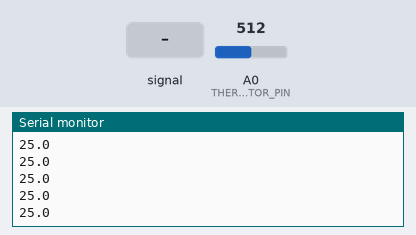
Bench run of a sketch on a simulated Arduino Uno, built with avr-gcc and run on an emulated ATmega328P. On the bench: the last lines printed to the serial monitor. The inputs (shaded band) are chosen by the test bench; at power-on: A0 (THERMISTOR_PIN) = 512.

Above: at 1.2 s.
1.3 s: A0 (THERMISTOR_PIN) fed a 200 Hz sine of ±81 counts around its level
At 1.37 s:
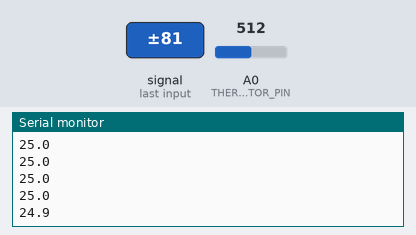
2.8 s: A0 (THERMISTOR_PIN) set to 716
At 2.83 s:
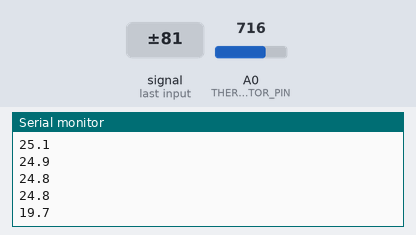
4.3 s: A0 (THERMISTOR_PIN) fed a 1000 Hz sine of ±255 counts around its level
At 4.45 s:
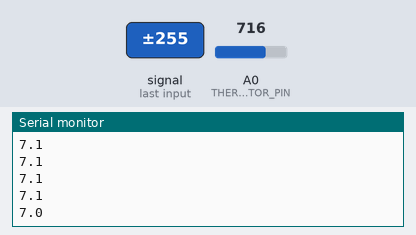
5.8 s: A0 (THERMISTOR_PIN) set to 900
At 5.8 s:
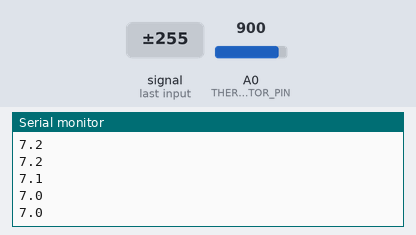
Timing chart, 0 to 8.3 s (numbered marks = the images above; inputs shaded):
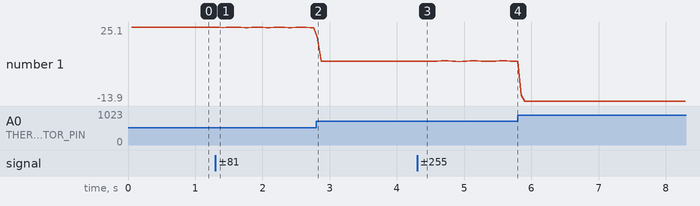

Measured:
- after the input at 1.3 s, the serial monitor: prints a new line after 0.05 s (image 1)
- after the input at 2.8 s, the serial monitor: prints a new line at once (image 2)
- after the input at 4.3 s, the serial monitor: prints a new line after 0.14 s (image 3)
- plotted number 1: 25 → 24.8 after the input at 1.3 s, 24.8 → 7.1 after the input at 2.8 s, 7.1 → 7 after the input at 4.3 s, 7 → -13.9 after the input at 5.8 s

The sketch:

part2_thermistor.ino
```cpp
// ============================================================================
// Module 2 Thermistor Temperature Measurement - Serial Plotter Output
// ============================================================================

// Circuit and Hardware Constants
const int THERMISTOR_PIN = A0;      // Analog input pin connected to the divider node
const float V_REF = 5.0;            // Supply voltage / Reference voltage (Volts)
const float R_FIXED = 100000.0;     // Fixed series resistor value (100 kOhms)

// Thermistor Model Constants (Beta Model)
const float R0 = 100000.0;          // Thermistor nominal resistance at 25°C (100 kOhms)
const float T0_KELVIN = 298.15;     // Reference temperature in Kelvin (25°C = 298.15 K)
const float BETA = 3950.0;          // Thermistor Beta parameter (K) — adjust per datasheet

// Measurement and Timing Parameters
const int NUM_SAMPLES = 500;        // Number of samples to average (between 100 and 1000)

// Function Declarations
float averageAdcSamples();
float adcToVoltage(float adcAvg);
float voltageToResistance(float voltage);
float resistanceToCelsius(float resistance);
void printSerialPlotterValue(float tempC);

void setup() {
  Serial.begin(9600);
  while (!Serial) {
    ; // Wait for serial port to connect (needed for native USB boards)
  }
}

void loop() {
  // 1. Average 100 to 1000 raw ADC readings
  float avgAdc = averageAdcSamples();

  // 2. Convert ADC counts to average voltage
  float avgVoltage = adcToVoltage(avgAdc);

  // 3. Calculate thermistor resistance from voltage divider equation
  float resistance = voltageToResistance(avgVoltage);

  // 4. Calculate temperature using Beta model equation
  float tempCelsius = resistanceToCelsius(resistance);

  // 5. Print single numeric temperature value for Arduino Serial Plotter
  printSerialPlotterValue(tempCelsius);
}

/**
 * Reads the analog pin NUM_SAMPLES times and computes the arithmetic mean.
 */
float averageAdcSamples() {
  unsigned long adcSum = 0;
  for (int i = 0; i < NUM_SAMPLES; i++) {
    adcSum += analogRead(THERMISTOR_PIN);
  }
  return (float)adcSum / (float)NUM_SAMPLES;
}

/**
 * Converts average 10-bit ADC value (0-1023) to measured voltage.
 */
float adcToVoltage(float adcAvg) {
  return (adcAvg / 1023.0) * V_REF;
}

/**
 * Calculates thermistor resistance using the voltage divider formula:
 * Circuit layout: 5V -> Fixed Resistor (R_FIXED) -> A0 Node -> Thermistor (R_TH) -> GND
 * V_out = V_REF * R_TH / (R_FIXED + R_TH)  ==>  R_TH = R_FIXED * V_out / (V_REF - V_out)
 */
float voltageToResistance(float voltage) {
  if (voltage >= V_REF) return 1e6; // Prevent division by zero if output pegs high
  return R_FIXED * (voltage / (V_REF - voltage));
}

/**
 * Converts resistance to temperature in Celsius using the Beta Parameter equation:
 * 1/T = 1/T0 + (1/BETA) * ln(R / R0)
 */
float resistanceToCelsius(float resistance) {
  if (resistance <= 0.0) return -273.15; // Safeguard against non-physical inputs

  float invT = (1.0 / T0_KELVIN) + (1.0 / BETA) * log(resistance / R0);
  float tempKelvin = 1.0 / invT;
  return tempKelvin - 273.15; // Convert Kelvin to Celsius
}

/**
 * Outputs only the numerical temperature value on its own line for Serial Plotter compatibility.
 */
void printSerialPlotterValue(float tempC) {
  Serial.println(tempC, 1);
}
```
